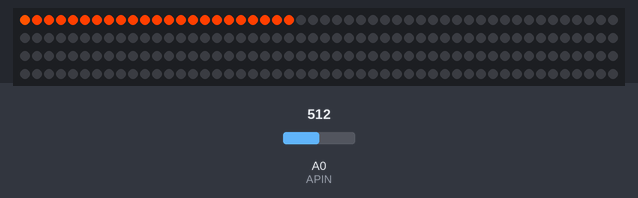
Recording of a sketch running on a simulated Arduino Uno, built with avr-gcc and run on an emulated ATmega328P. On the bench: 200 RGB LEDs in strip order, left to right, continuing on the next row. Inputs (shaded band) come from the test bench; at power-on: A0 (APIN) = 512.

Above: at 1.27 s.
1.3 s: A0 (APIN) set to 390
At 2.29 s:
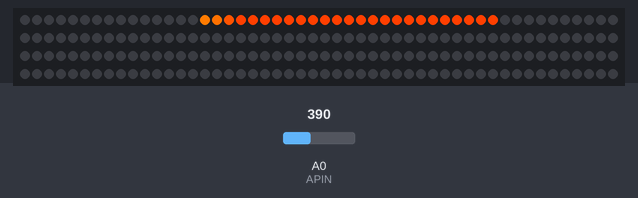
2.9 s: A0 (APIN) set to 410
At 3.13 s:
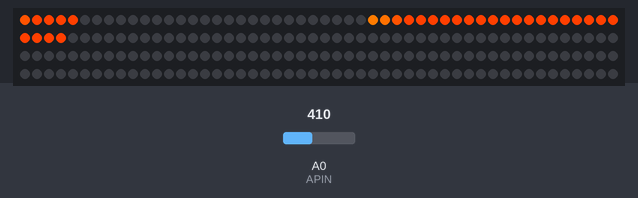
4.4 s: A0 (APIN) set to 306
At 4.59 s:
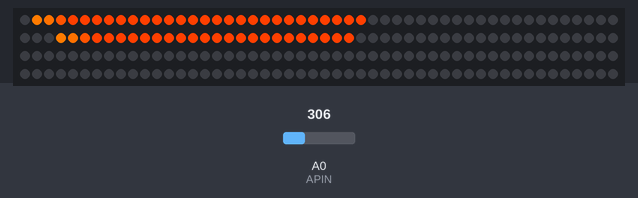

The sketch:

LED-Sound2Light.ino
```cpp
/*
#####################################################################################################
# Arduino Sound2Light by Steffen Hildebrand                                                         #
# You can edit marked variables ("editable") if you like to change color, speed or other stuff      #
# Have fun!                                                                                         #
#####################################################################################################
*/

//basic settings
//libraries you need to install
#include <Adafruit_NeoPixel.h>
//data pin for WS2812b LEDS (editable), must be digitial
#define PIN 13
//data pin for mircophone (editable), must be analog
#define APIN A0
//LED count (editable)
#define NOL 200
//set your LED brightness (editable)
#define BRIGHTNESS 255
//set count of "shots" (editable), as more you use as more laggy it get
#define NRSHOTS 60


uint32_t shotColor;
uint32_t otherColor1;
uint32_t otherColor2;
uint32_t otherColor3;
int positionen[NRSHOTS];


//set your strip settings (editable), should work fine without changes
Adafruit_NeoPixel strip = Adafruit_NeoPixel(NOL, PIN, NEO_GRB + NEO_KHZ800);


void initPositionen() {
  for (int i = 0; i < NRSHOTS; i++) positionen[i] = -1;
}

void setup() {
//set your "shot" colors, this right now is kind of orange yellow
  shotColor = strip.Color(255, 63, 0);
  otherColor1 = strip.Color(255, 83, 0);
  otherColor2 = strip.Color(255, 113, 0);
  otherColor3 = strip.Color(255, 123, 0);


  randomSeed(analogRead(1));
  initPositionen();
  strip.begin();
  strip.setBrightness(BRIGHTNESS);
  strip.show();
  initPositionen();
}


void alloff() {
  for (int i=0; i<NOL;i++) {
    strip.setPixelColor(i,0,0,0);
  }
  strip.show();
}

void shotframe(int position) {
  strip.setPixelColor(position, shotColor);
  strip.setPixelColor(position -1, otherColor1);
  strip.setPixelColor(position -2, otherColor2);
  strip.setPixelColor(position -3, otherColor3);
}

void shots(){
  for (int i=0; i<NRSHOTS;i++) {
    if (positionen[i]!=-1)
    {
      shotframe(positionen[i]);
    }
  }
}


void moveshot() {
  for (int i=0; i<NRSHOTS;i++) {
    if (positionen[i]>=NOL) {
      positionen[i]=-1;
    }
    if (positionen[i]!=-1)
    {
      positionen[i] = positionen[i]+1;
    }

  }
}

void startshot() {
  for (int i=0; i<NRSHOTS;i++) {
    if (positionen[i]==-1)
    {
      positionen[i]=0;
      break;
    }
  }
}

void loop() {
  int Sound = analogRead(APIN);
  //you can change the "400" if your mic is using other data areas
  if (Sound > 400) {
    startshot();

  }
  alloff();
  moveshot();
  shots();
  strip.show();
  //change the speed! if its still to slow just delete the delay... it will still be delayed because arduinos are sloowwwww
  delay(40);
}
```
